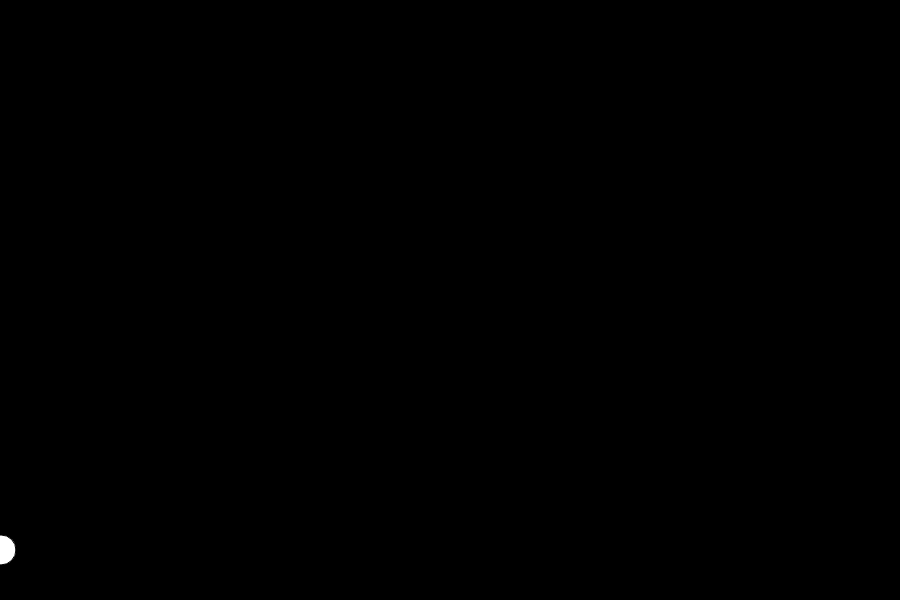
Frame 1 (no input)
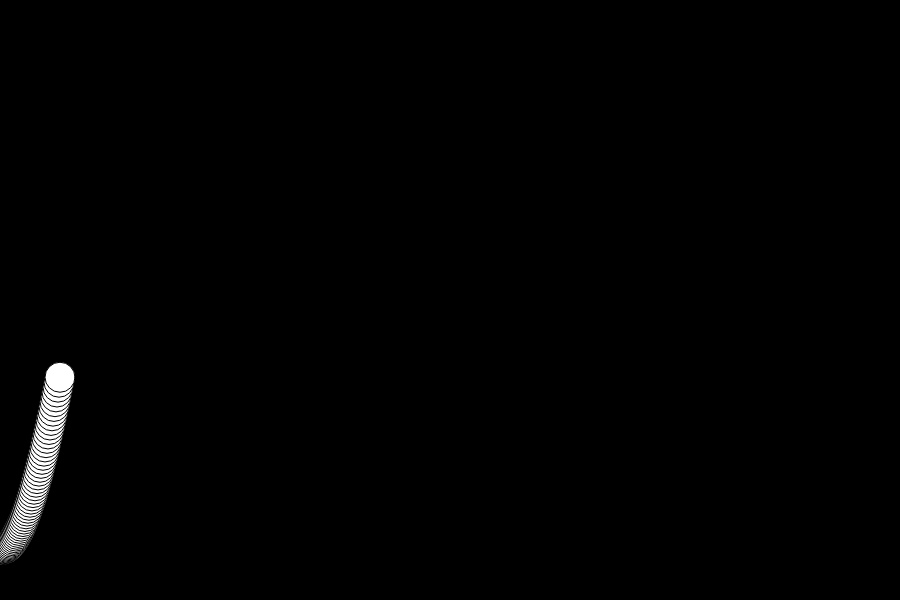
Frame 60 (no input)
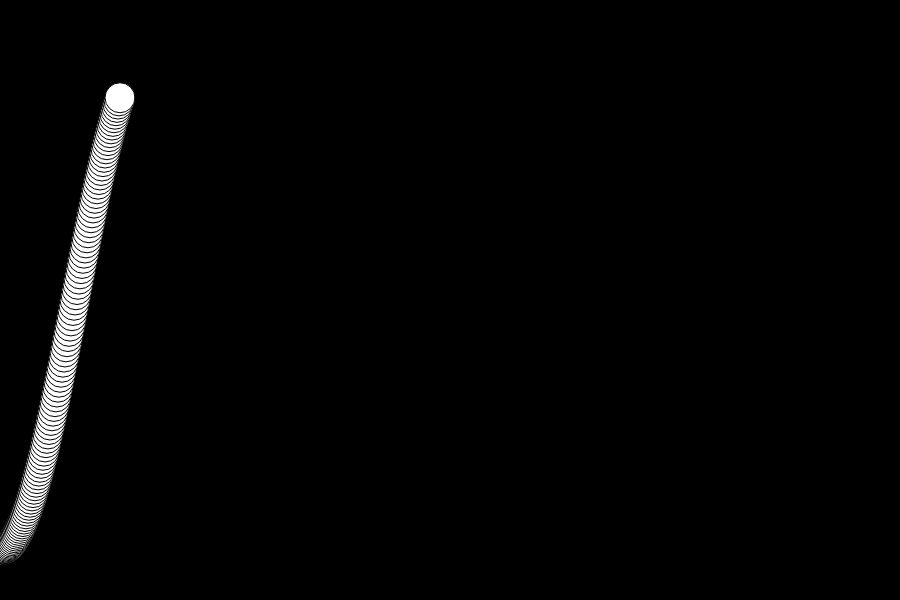
Frame 120 (the mouse pressed at the canvas centre since frame 60)

The p5.js sketch that drew these frames (run headless with seeded random() and noise() and a simulated clock; from frame 60 on, the mouse is pressed at the canvas centre):

// p5.js sketch
// ── sketch.js
/////////////////////////////////////
// COURSERA GRAPHICS PROGRAMMING
/////////////////////////////////////
function setup() {
    createCanvas(900,600);
    background(0);
    fill(255);
    angleMode(DEGREES);
}
//////////////////////////////////////////////////////////
function draw() {
    // background(0);
    

    var period = 0;
    var amplitude = 250;
    var frequency = 0.2;
    var phase = 90;
    translate(0, height/2);
    // var locX = sin(360 * frameCount/period + phase) * amplitude;
    var locX = sin(frameCount * 6 * frequency + phase) * amplitude;
    ellipse(frameCount/frequency/5, locX, 30, 30);
}
